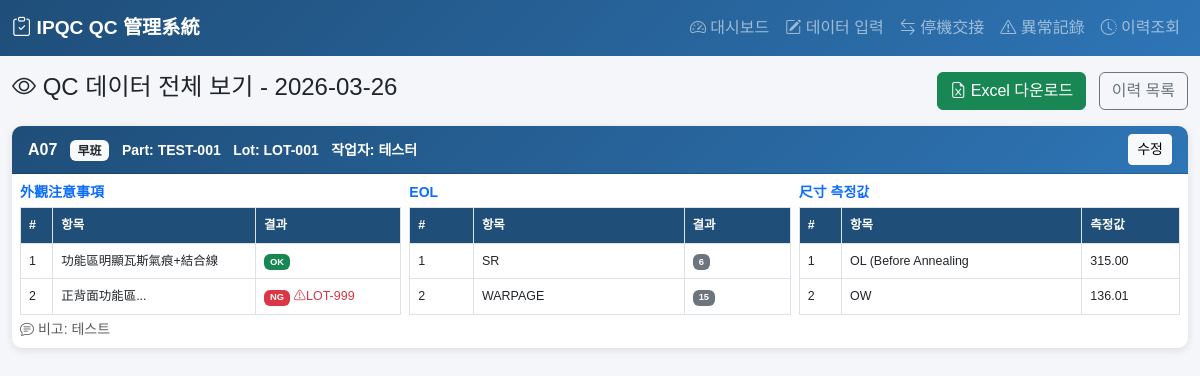
The app's page /view/2026-03-26 with its own data.
### tables this page shows
CREATE TABLE qc_entries (
            id INTEGER PRIMARY KEY AUTOINCREMENT,
            date TEXT NOT NULL,
            machine_id TEXT NOT NULL,
            shift TEXT NOT NULL,
            part_no TEXT,
            lot_no TEXT,
            submitted_by TEXT,
            notes TEXT,
            created_at TEXT DEFAULT (datetime('now','localtime')),
            UNIQUE(date, machine_id, shift)
        );

CREATE TABLE visual_results (
            id INTEGER PRIMARY KEY AUTOINCREMENT,
            entry_id INTEGER REFERENCES qc_entries(id),
            item_index INTEGER,
            item_name TEXT,
            result TEXT,
            rejected_lot TEXT
        );

CREATE TABLE eol_results (
            id INTEGER PRIMARY KEY AUTOINCREMENT,
            entry_id INTEGER REFERENCES qc_entries(id),
            item_index INTEGER,
            item_name TEXT,
            result TEXT,
            rejected_lot TEXT
        );

CREATE TABLE dim_results (
            id INTEGER PRIMARY KEY AUTOINCREMENT,
            entry_id INTEGER REFERENCES qc_entries(id),
            item_index INTEGER,
            item_name TEXT,
            result TEXT
        );

### app.py (the view)
@app.route('/view/<date_str>')
def view_date(date_str):
    all_data = get_all_entries_for_date(date_str)
    return render_template('view_date.html',
        date_str=date_str,
        all_data=all_data,
        shift_labels=SHIFT_LABELS,
        machine_list=MACHINE_LIST)

### database.py (called while the page is built)
def get_db():
    conn = sqlite3.connect(DB_PATH)
    conn.row_factory = sqlite3.Row
    return conn

### templates/view_date.html (shortened to what this page needs)
{% extends "base.html" %}
{% block content %}
<div class="row mb-3 align-items-center">
  <div class="col">
    <h4><i class="bi bi-eye"></i> QC 데이터 전체 보기 - {{ date_str }}</h4>
  </div>
  <div class="col-auto">
    <a href="/export/{{ date_str }}" class="btn btn-success me-2">
      <i class="bi bi-file-earmark-excel"></i> Excel 다운로드
    </a>
    <a href="/history" class="btn btn-outline-secondary">이력 목록</a>
  </div>
</div>
{% for item in all_data.entries %}
{% set entry = item.entry %}
<div class="card mb-3">
  <div class="card-header d-flex justify-content-between align-items-center"
       style="background:linear-gradient(135deg,#1F4E79,#2E75B6);color:white;">
    <span>
      <strong>{{ entry.machine_id }}</strong>
      <span class="badge bg-light text-dark ms-2">{{ shift_labels.get(entry.shift, entry.shift) }}</span>
      {% if entry.part_no %}<small class="ms-2">Part: {{ entry.part_no }}</small>{% endif %}
      {% if entry.lot_no %}<small class="ms-2">Lot: {{ entry.lot_no }}</small>{% endif %}
      {% if entry.submitted_by %}<small class="ms-2">작업자: {{ entry.submitted_by }}</small>{% endif %}
    </span>
    <a href="/entry/{{ entry.machine_id }}/{{ entry.shift }}?date={{ date_str }}"
       class="btn btn-sm btn-light">수정</a>
  </div>
  <div class="card-body p-2">
    <div class="row g-2">
      {% if item.visual %}
      <div class="col-md-4">
        <div class="fw-bold text-primary small mb-1">外觀注意事項</div>
        <table class="table table-xs table-bordered mb-0" style="font-size:0.78rem;">
          <thead><tr><th>#</th><th>항목</th><th>결과</th></tr></thead>
          <tbody>
            {% for v in item.visual %}
            <tr>
              <td>{{ v.item_index+1 }}</td>
              <td style="max-width:150px;overflow:hidden;text-overflow:ellipsis;white-space:nowrap;" title="{{ v.item_name }}">{{ v.item_name[:30] }}{% if v.item_name|length>30 %}...{% endif %}</td>
              <td>
                {% if v.result %}
                <span class="badge {% if v.result.upper() in ['OK','O','PASS'] %}bg-success{% elif v.result.upper() in ['NG','X','FAIL'] %}bg-danger{% else %}bg-secondary{% endif %}">
                  {{ v.result }}
                </span>
                {% endif %}
                {% if v.rejected_lot %}<span class="text-danger">⚠{{ v.rejected_lot }}</span>{% endif %}
              </td>
            </tr>
            {% endfor %}
          </tbody>
        </table>
      </div>
      {% endif %}
      {% if item.eol %}
      <div class="col-md-4">
        <div class="fw-bold text-primary small mb-1">EOL</div>
        <table class="table table-xs table-bordered mb-0" style="font-size:0.78rem;">
          <thead><tr><th>#</th><th>항목</th><th>결과</th></tr></thead>
          <tbody>
            {% for v in item.eol %}
            <tr>
              <td>{{ v.item_index+1 }}</td>
              <td>{{ v.item_name[:25] }}</td>
              <td>
                <span class="badge {% if v.result and v.result.upper() in ['OK','O','PASS'] %}bg-success{% elif v.result and v.result.upper() in ['NG','X','FAIL'] %}bg-danger{% else %}bg-secondary{% endif %}">
                  {{ v.result or '-' }}
                </span>
              </td>
            </tr>
            {% endfor %}
          </tbody>
        </table>
      </div>
      {% endif %}
      {% if item.dims %}
      <div class="col-md-4">
        <div class="fw-bold text-primary small mb-1">尺寸 측정값</div>
        <table class="table table-xs table-bordered mb-0" style="font-size:0.78rem;">
          <thead><tr><th>#</th><th>항목</th><th>측정값</th></tr></thead>
          <tbody>
            {% for v in item.dims %}
            <tr>
              <td>{{ v.item_index+1 }}</td>
              <td>{{ v.item_name[:20] }}</td>
              <td>{{ v.result or '-' }}</td>
            </tr>
            {% endfor %}
          </tbody>
        </table>
      </div>
      {% endif %}
    </div>
    {% if entry.notes %}
    <div class="mt-1 text-muted small"><i class="bi bi-chat-text"></i> 비고: {{ entry.notes }}</div>
    {% endif %}
  </div>
</div>
{% else %}
<div class="alert alert-info">{{ date_str }} 날짜에 입력된 데이터가 없습니다.</div>
{% endfor %}
{% endblock %}

### templates/base.html (shortened to what this page needs)
<!DOCTYPE html>
<html lang="zh-TW">
<head>
<link href="https://cdn.jsdelivr.net/npm/bootstrap@5.3.0/dist/css/bootstrap.min.css" rel="stylesheet">
<link href="https://cdn.jsdelivr.net/npm/bootstrap-icons@1.10.0/font/bootstrap-icons.css" rel="stylesheet">
</head>
<body>
<nav class="navbar navbar-expand-lg navbar-dark">
  <div class="container-fluid">
    <a class="navbar-brand" href="/"><i class="bi bi-clipboard-check"></i> IPQC QC 管理系統</a>
    <div class="collapse navbar-collapse" id="navMenu">
      <ul class="navbar-nav ms-auto">
        <li class="nav-item"><a class="nav-link" href="/"><i class="bi bi-speedometer2"></i> 대시보드</a></li>
        <li class="nav-item"><a class="nav-link" href="/entry/select"><i class="bi bi-pencil-square"></i> 데이터 입력</a></li>
        <li class="nav-item"><a class="nav-link" href="/handover"><i class="bi bi-arrow-left-right"></i> 停機交接</a></li>
        <li class="nav-item"><a class="nav-link" href="/abnormality"><i class="bi bi-exclamation-triangle"></i> 異常記錄</a></li>
        <li class="nav-item"><a class="nav-link" href="/history"><i class="bi bi-clock-history"></i> 이력조회</a></li>
      </ul>
    </div>
  </div>
</nav>
<div class="container-fluid py-3">
{% block content %}{% endblock %}
</div>
</body>
</html>

### templates/base.html (style rules this page uses)
body { background: #f4f6f9; font-family: 'Arial', sans-serif; }
.navbar { background: linear-gradient(135deg, #1F4E79 0%, #2E75B6 100%) !important; }
.navbar-brand { font-weight: bold; font-size: 1.2rem; }
.card { border: none; box-shadow: 0 2px 8px rgba(0,0,0,0.1); border-radius: 10px; }
.card-header { border-radius: 10px 10px 0 0 !important; font-weight: bold; }
.table th { background: #1F4E79; color: white; white-space: nowrap; }

### records on screen
qc_entries: machine_id "A07", get "早班", part_no "TEST-001", lot_no "LOT-001", submitted_by "테스터", notes "테스트"
visual_results: v.item_index+1 "1", item_name "功能區明顯瓦斯氣痕+結合線", result "OK"
visual_results: v.item_index+1 "2", item_name "正背面功能區...", result "NG", rejected_lot "LOT-999"
eol_results: v.item_index+1 "1", item_name "SR", result "6"
eol_results: v.item_index+1 "2", item_name "WARPAGE", result "15"
dim_results: v.item_index+1 "1", item_name "OL (Before Annealing", result "315.00"
dim_results: v.item_index+1 "2", item_name "OW", result "136.01"

### other values on screen
{{ date_str }} "2026-03-26"
